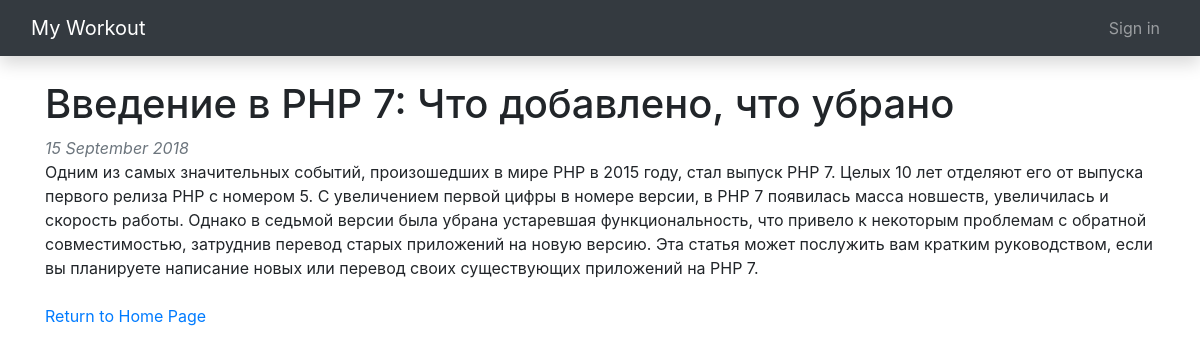
/view/8, run on the app's committed database.
### tables this page shows
CREATE TABLE `article` (
  `id` int(11) NOT NULL,
  `title` varchar(256) NOT NULL,
  `content` text NOT NULL,
  `status` enum('0','1') NOT NULL DEFAULT '0',
  `date` timestamp NOT NULL DEFAULT CURRENT_TIMESTAMP
);

### models/template.php (called while the page is built, shortened)
<?php
function template($view_name, $vars = []) {
    extract($vars);
    include("views/$view_name.php");
    return ob_get_clean();
}

### controllers/view.php (called while the page is built, shortened)
<?php
$id = isset($params[1]) ? $params[1] : null;
if (ctype_digit($id)) {
    $article = article_one($id);
} else {
    redirect_to(ROOT . '/error');
}
$inner = template('view', [
    'article' => $article,
]);

### models/db.php (called while the page is built, shortened)
<?php
function db_connect() {
    static $db;
    if ($db === null) {
        $db = new PDO('mysql:host=localhost;dbname=workout', 'valerii', 'Hv1levka-4m');
        $db->exec('SET NAMES UTF8');
    }
    return $db;
}
function db_query($sql, $params = []) {
    $db = db_connect();
    $query = $db->prepare($sql);
    $query->execute($params);
    return $query;
}
function db_check_error($query) {
    $info = $query->errorInfo();
}

### models/article.php (called while the page is built, shortened)
<?php
include_once('db.php');
function article_one($id) {
    $query = db_query("SELECT * FROM article WHERE id=:id", [
        'id' => $id
    ]);
    return $query->fetch();
}

### views/view.php (the view, shortened to what this page needs)
<h1><?= $article['title'] ?></h1>
<time class="text-secondary">
    <i><?= date('j F Y', strtotime($article['date'])) ?></i>
</time>
<p><?= $article['content'] ?></p>
<p class="mt-4">
    <a href="<?= ROOT ?>">Return to Home Page</a>
</p>

### data on the page
article: title "Введение в PHP 7: Что добавлено, что убрано", date "15 September 2018", content "Одним из самых значительных событий, произошедших в мире PHP в 2015 году, стал выпуск PHP 7. Целых 10 лет отделяют его от выпуска первого релиза PHP с номером 5. С увеличением первой цифры в номере версии, в PHP 7 появилась масса новшеств, увеличилась и скорость работы. Однако в седьмой версии была убрана устаревшая функциональность, что привело к некоторым проблемам с обратной совместимостью, затруднив перевод старых приложений на новую версию. Эта статья может послужить вам кратким руководством, если вы планируете написание новых или перевод своих существующих приложений на PHP 7."
